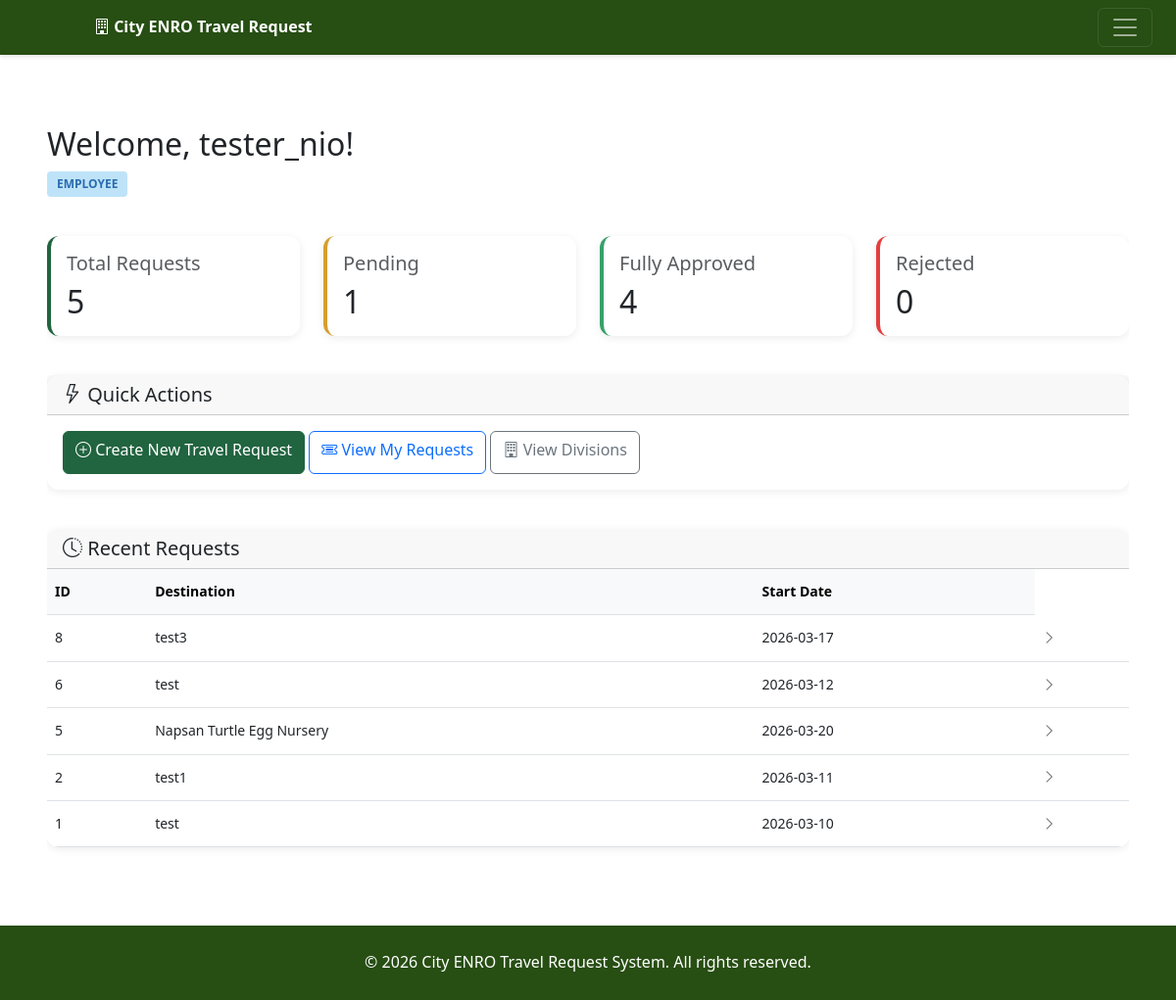
/dashboard (signed in), run on an earlier commit of the app's database.
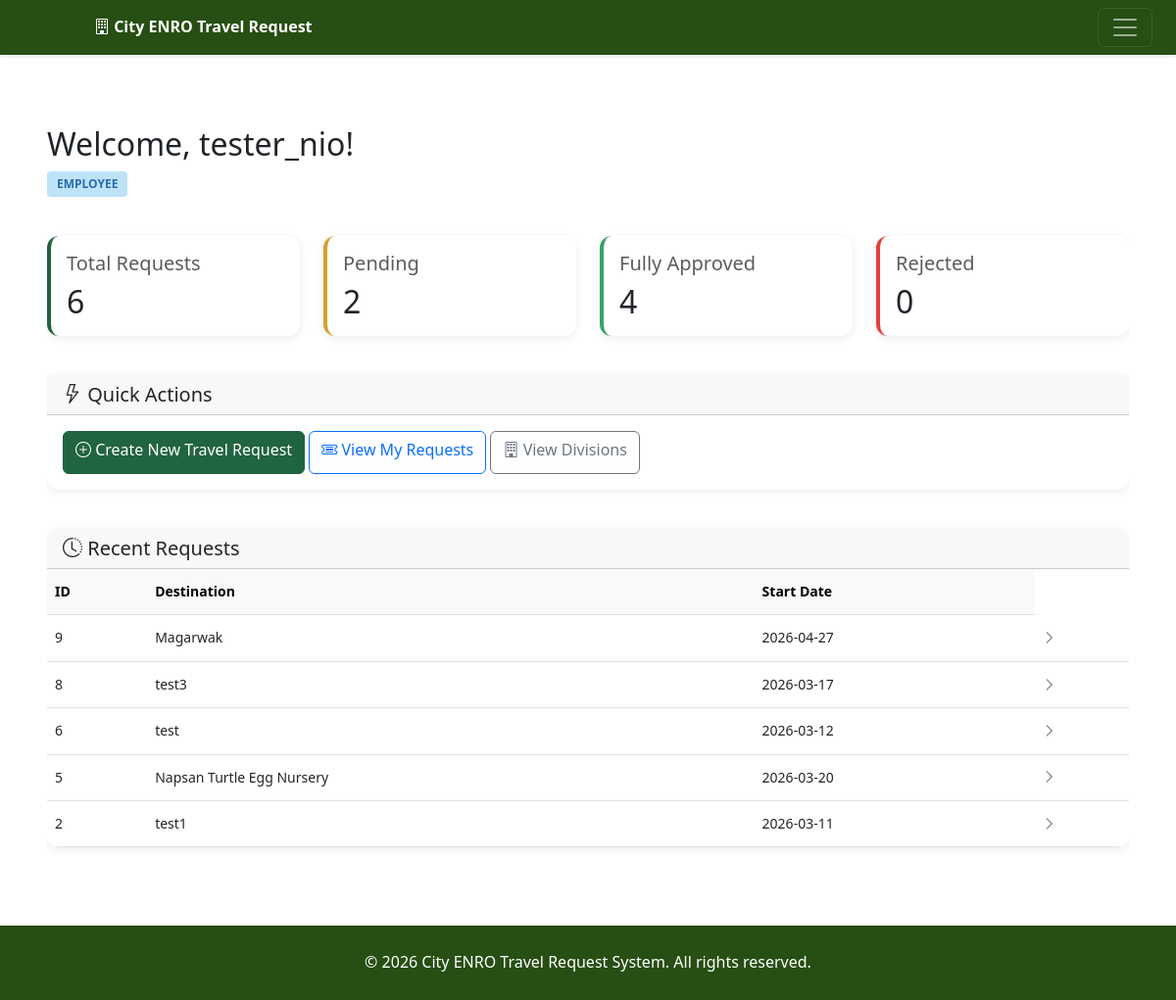
And on a later commit of the database.
### tables this page shows
CREATE TABLE tickets (
            id INTEGER PRIMARY KEY AUTOINCREMENT,
            user_id INTEGER NOT NULL,
            division_id INTEGER NOT NULL,
            destination VARCHAR(200) NOT NULL,
            purpose TEXT NOT NULL,
            associates TEXT,
            start_date DATE NOT NULL,
            end_date DATE NOT NULL,
            vehicle_needed VARCHAR(10) DEFAULT 'no',
            vehicle_assigned VARCHAR(100),
            status VARCHAR(50) DEFAULT 'pending',
            created_at TIMESTAMP DEFAULT CURRENT_TIMESTAMP,
            updated_at TIMESTAMP DEFAULT CURRENT_TIMESTAMP,
            FOREIGN KEY (user_id) REFERENCES users(id),
            FOREIGN KEY (division_id) REFERENCES divisions(id)
        );

### routes/main.py (the view, shortened to what this page needs)
@main_bp.route('/dashboard')
def dashboard():
    if 'user_id' not in session:
        return redirect(url_for('auth.login'))
    user_role = session.get('role')
    user_name = session.get('full_name', 'User')
    db_type = getattr(Config, 'DATABASE_TYPE', 'sqlite')
    try:
        conn = get_db_connection()
        cursor = conn.cursor()
        if user_role == 'employee':
            if db_type == 'sqlite':
                cursor.execute("""
                    SELECT
                        COUNT(*) as total,
                        SUM(CASE WHEN status = 'pending' THEN 1 ELSE 0 END) as pending,
                        SUM(CASE WHEN status = 'director_approved' THEN 1 ELSE 0 END) as director_approved,
                        SUM(CASE WHEN status = 'approved' THEN 1 ELSE 0 END) as approved,
                        SUM(CASE WHEN status = 'rejected' THEN 1 ELSE 0 END) as rejected
                    FROM tickets
                    WHERE user_id = ?
                """, (session['user_id'],))
            stats = dict_from_row(cursor.fetchone()) if db_type == 'sqlite' else cursor.fetchone()
            if db_type == 'sqlite':
                cursor.execute("""
                    SELECT t.*, d.name as division_name
                    FROM tickets t
                    JOIN divisions d ON t.division_id = d.id
                    WHERE t.user_id = ?
                    ORDER BY t.created_at DESC
                    LIMIT 5
                """, (session['user_id'],))
            rows = cursor.fetchall()
            recent_tickets = [dict_from_row(row) for row in rows] if db_type == 'sqlite' else cursor.fetchall()
        conn.close()
        if stats:
            for key in stats:
                if stats[key] is None:
                    stats[key] = 0
        for ticket in recent_tickets:
            if ticket.get('start_date') and isinstance(ticket.get('start_date'), str):
                ticket['start_date'] = datetime.strptime(ticket['start_date'], '%Y-%m-%d').date()
            if ticket.get('end_date') and isinstance(ticket.get('end_date'), str):
                ticket['end_date'] = datetime.strptime(ticket['end_date'], '%Y-%m-%d').date()
    except Exception as e:
        stats = {'total': 0, 'pending': 0, 'director_approved': 0, 'approved': 0, 'rejected': 0}
        recent_tickets = []
        flash(f'Error loading dashboard: {str(e)}', 'danger')
    return render_template('main/dashboard.html',
                         stats=stats,
                         recent_tickets=recent_tickets,
                         user_name=user_name,
                         user_role=user_role)

### routes/main.py (called while the page is built, shortened)
def get_db_connection():
    db_type = getattr(Config, 'DATABASE_TYPE', 'sqlite')
    if db_type == 'sqlite':
        conn = sqlite3.connect(Config.SQLITE_DATABASE)
        conn.row_factory = sqlite3.Row
        return conn

def dict_from_row(row):
    if row is None:
        return None
    return dict(zip(row.keys(), row))

### templates/main/dashboard.html (shortened to what this page needs)
{% extends "base.html" %}
{% block content %}
<div class="row mb-4">
    <div class="col-12">
        <h2>Welcome, {{ user_name }}!</h2>
        <p class="text-muted">
            <span class="role-badge role-{{ user_role }}">{{ user_role|replace('_', ' ')|title }}</span>
        </p>
    </div>
</div>
<div class="row mb-4">
    <div class="col-md-3">
        <div class="card stat-card">
            <div class="card-body">
                <h5 class="card-title text-muted">Total Requests</h5>
                <h2 class="mb-0">{{ stats.total }}</h2>
            </div>
        </div>
    </div>
    <div class="col-md-3">
        <div class="card stat-card pending">
            <div class="card-body">
                <h5 class="card-title text-muted">Pending</h5>
                <h2 class="mb-0">{{ stats.pending }}</h2>
            </div>
        </div>
    </div>
    <div class="col-md-3">
        <div class="card stat-card approved">
            <div class="card-body">
                <h5 class="card-title text-muted">Fully Approved</h5>
                <h2 class="mb-0">{{ stats.approved }}</h2>
            </div>
        </div>
    </div>
    <div class="col-md-3">
        <div class="card stat-card rejected">
            <div class="card-body">
                <h5 class="card-title text-muted">Rejected</h5>
                <h2 class="mb-0">{{ stats.rejected }}</h2>
            </div>
        </div>
    </div>
</div>
<div class="row mb-4">
    <div class="col-12">
        <div class="card">
            <div class="card-header">
                <h5 class="mb-0"><i class="bi bi-lightning"></i> Quick Actions</h5>
            </div>
            <div class="card-body">
                {% if user_role == 'employee' %}
                <a href="{{ url_for('tickets.create') }}" class="btn btn-primary">
                    <i class="bi bi-plus-circle"></i> Create New Travel Request
                </a>
                <a href="{{ url_for('tickets.my_tickets') }}" class="btn btn-outline-primary">
                    <i class="bi bi-ticket-detailed"></i> View My Requests
                </a>
                {% else %}
                <a href="{{ url_for('tickets.all_tickets') }}" class="btn btn-primary">
                    <i class="bi bi-ticket-detailed"></i> View All Requests
                </a>
                {% endif %}
                <a href="{{ url_for('main.divisions') }}" class="btn btn-outline-secondary">
                    <i class="bi bi-building"></i> View Divisions
                </a>
            </div>
        </div>
    </div>
</div>
<div class="row">
    <div class="col-12">
        <div class="card table-card">
            <div class="card-header">
                <h5 class="mb-0"><i class="bi bi-clock-history"></i> Recent Requests</h5>
            </div>
            <div class="card-body p-0">
                {% if recent_tickets %}
                <div class="table-responsive">
                    <table class="table table-hover mb-0">
                        <thead class="table-light">
                            <tr>
                                <th>ID</th>
                                <th>Destination</th>
                                <th>Start Date</th>
                            </tr>
                        </thead>
                        <tbody>
                            {% for ticket in recent_tickets %}
                            <tr class="ticket-row" data-ticket-id="{{ ticket.id }}">
                                <td>{{ ticket.id }}</td>
                                <td>{{ ticket.destination }}</td>
                                <td>{{ ticket.start_date.strftime('%Y-%m-%d') if ticket.start_date else '-' }}</td>
                                <td>
                                    <i class="bi bi-chevron-right text-muted"></i>
                                </td>
                            </tr>
                            {% endfor %}
                        </tbody>
                    </table>
                </div>
                {% endif %}
            </div>
        </div>
    </div>
</div>
{% endblock %}

What changed in the data, as far as the page shows it:
no longer on this page (row unchanged): tickets: id "1", destination "test", start_date "2026-03-10"
added tickets: id "9", destination "Magarwak", start_date "2026-04-27"
Also different on the page:
{{ stats.total }}: "5" → "6"
{{ stats.pending }}: "1" → "2"
